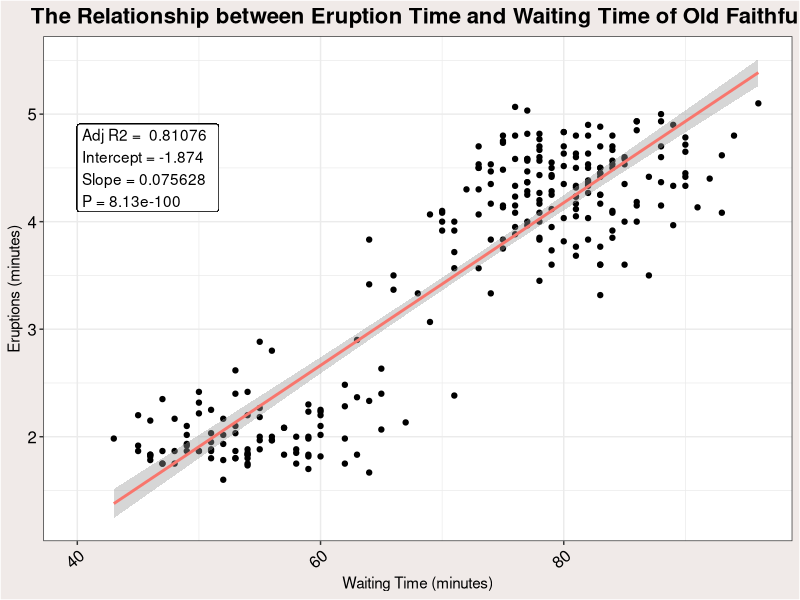

Generate this figure with R:
#AYESHA HARGEY
#3650393
#16th April 2019
#Basic Statistics - Day 3 

#Linear regression
#Load libraries
library(tidyverse)
library(ggplot2)

#Linear Model
#eruptions as a function of time // of the dataset 'faithful'
eruption.lm <- lm(eruptions ~ waiting, data = faithful) #naming the linear model
summary(eruption.lm) #summary of linear model

str(eruption.lm)

#null hypothesis is rejected
#there is a relationship between waiting time and eruption time

#create a graph for the data faithful
#x-axis: waiting
#y-axis: eruption
#properly labelled

faithful <- faithful

eruption_plot <- ggplot(faithful, aes(x = waiting, y = eruptions)) +
  geom_point() +
  geom_smooth(method = "lm", aes(colour = "Salmon")) +
  labs(x = "Waiting Time (minutes)", y = "Eruptions (minutes)") +
  ggtitle("The Relationship between Eruption Time and Waiting Time of Old Faithful") +
  theme_bw () +
  theme(legend.position = "none") +
  theme(axis.text.x = element_text(angle = 40, hjust = 1, colour = "black", size=12),
        axis.text.y = element_text(hjust = 1, colour = "black", size=12),
        plot.background = element_rect(fill = "#f0eae8"),
        plot.title = element_text(size=16, face="bold", hjust=0.5)) +
  geom_label(aes(x = 40, y = 4.5), hjust = 0, #adding the box with all the information
             label = paste("Adj R2 = ",signif(summary(eruption.lm)$adj.r.squared, 5),
                           "\nIntercept =",signif(eruption.lm$coef[[1]],5 ),
                           " \nSlope =",signif(eruption.lm$coef[[2]], 5),
                           " \nP =",signif(summary(eruption.lm)$coef[2,4], 5)))
eruption_plot


  
  
      